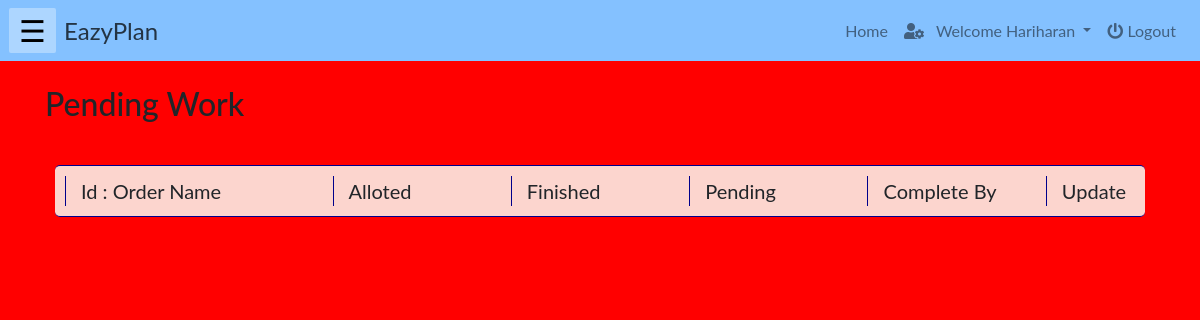
Page /php/pendingwork.php (signed in) on the earlier database version.
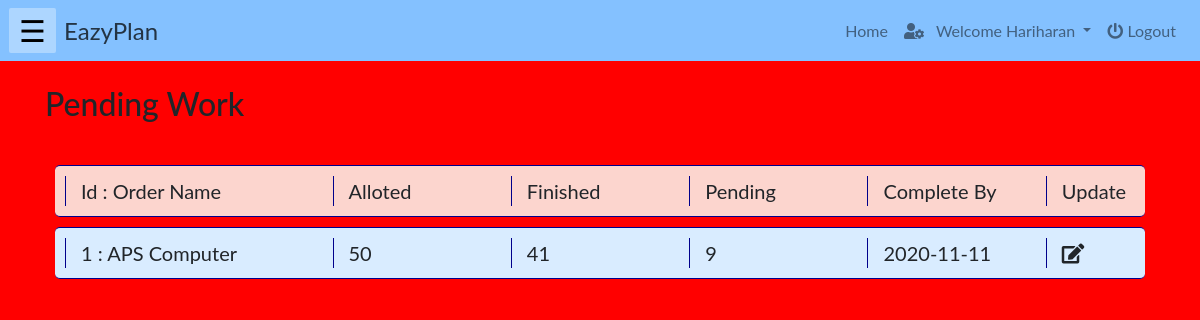
Same page on the later database version.
### tables this page shows
CREATE TABLE `workallocation` (
  `AllocID` int(11) NOT NULL,
  `WorkerID` int(11) NOT NULL,
  `OrderID` int(11) NOT NULL,
  `Quantity` int(11) NOT NULL,
  `CompleteBy` date NOT NULL
);

CREATE TABLE `allorder` (
  `orderID` int(10) NOT NULL,
  `name` varchar(100) NOT NULL,
  `description` varchar(1000) NOT NULL,
  `quantity` int(10) NOT NULL,
  `orderDate` date NOT NULL,
  `completionDate` date NOT NULL,
  `status` varchar(100) NOT NULL,
  `totalEstimatedAmt` int(100) NOT NULL,
  `advanceAmt` int(100) NOT NULL,
  `amtLeft` int(100) NOT NULL
);

CREATE TABLE `workerworkupdate` (
  `workerID` int(10) NOT NULL,
  `orderID` int(10) NOT NULL,
  `productQTY` int(30) NOT NULL,
  `updateTime` date NOT NULL DEFAULT current_timestamp(),
  `AllocID` int(11) NOT NULL
);

### php/pendingwork.php (the view, shortened to what this page needs)
<!DOCTYPE html>
<html lang="en">
    <?php
        include("../php/headLinks.php");
        if(isset($_SESSION["name"]) && ($_SESSION["role"]=='worker') ){
    ?>
    <body>
        <?php
            include("../php/navbar.php");
        ?>
        <div class="container">
        <br><h2>Pending Work</h2><br>
            <div class="row" id="heading">
                <div class="col-md-3" id="val" >Id : Order Name</div>
                <div class="col-md-2" id="val" >Alloted</div>
                <div class="col-md-2" id="val" >Finished</div>
                <div class="col-md-2" id="val" >Pending</div>
                <div class="col-md-2" id="val" >Complete By</div>
                <div class="col-md-1" id="val" >Update</div>
            </div>
            <?php
                include("../connection/config.php");
                $workerid = $_SESSION['userId'];
                $sql1 ="select w.AllocID, w.orderID, o.name as oname, w.Quantity, CompleteBy FROM workallocation w JOIN allorder o on w.orderID = o.orderID where WorkerID = $workerid";
                $requests = mysqli_query($db, $sql1);
                if (!$requests)
                {
                    printf("Error: %s\n", mysqli_error($db));
                    exit();
                }
                else{
                foreach($requests as $request)
                    {
                        $allocid = $request['AllocID'];
                        $sql2 ="select productQTY FROM workerworkupdate where WorkerID = $workerid and AllocID = $allocid";
                        $updates = mysqli_query($db, $sql2);
                        $completed = 0;
                        foreach($updates as $update)
                            $completed = $update['productQTY'];
            ?>
            <div class="row" id="item">
                <div class="col-md-3" id="val" ><?php echo $request['orderID']." : ".$request['oname']; ?></div>
                <div class="col-md-2" id="val" ><?php echo $request['Quantity']; ?></div>
                <div class="col-md-2" id="val" ><?php echo $completed; ?></div>
                <div class="col-md-2" id="val" ><?php echo $request['Quantity'] - $completed; ?></div>
                <div class="col-md-2" id="val" ><?php echo $request['CompleteBy']; ?></div>
                <div class="col-md-1" id="val" ><span class="fas fa-edit" aria-hidden="true" style="cursor:pointer;" onclick="updateWork(<?php echo $allocid; ?>);"></span></div>
            </div>
            <?php
                }
            }
            ?>
        </div>
    </body>
    <?php
        }
    else{
    echo "<h3 style='color:red'>Login to access the page...</h3>";
    echo "<a href='./login.php'>Click here to login</a>";}
    ?>
</html>

### php/headLinks.php (shortened to what this page needs)
<head>
		<link rel="stylesheet" href="https://use.fontawesome.com/releases/v5.7.0/css/all.css">
		<link rel="stylesheet" href="../css/homepagestaff.css">
		<link rel="stylesheet" href="../css/resource.css">
		<link rel="stylesheet" href="https://stackpath.bootstrapcdn.com/bootstrap/4.5.2/css/bootstrap.min.css">
		<link rel="stylesheet" type="text/css" href="./homepagestaff.css" type="text/css">
    </head>

### php/navbar.php (shortened to what this page needs)
<nav class="navbar navbar-expand-lg navbar-light navcolor" style="z-index: 1;">
    <span class="sideNavButton" onclick="openNav()">&#9776;</span>&nbsp;&nbsp;
    <?php
        if(isset($_SESSION["name"]) && ($_SESSION["role"]=='staff')){
    ?>
    <a class=" brand" href="./homepagestaff.php">EazyPlan</a>
    <?php
        }
        else if(isset($_SESSION["name"]) && ($_SESSION["role"]=='worker')){
    ?>
    <a class=" brand" href="./homepageworker.php">EazyPlan</a>
    <?php
        }
        else if(isset($_SESSION["name"]) && ($_SESSION["role"]=='admin')){
    ?>
    <a class=" brand" href="./homepageAdmin.php">EazyPlan</a>
    <?php
        }
    ?>
    <div class="collapse navbar-collapse" id="navbarSupportedContent">
        <ul class="navbar-nav ml-auto">
        <li class="nav-item ">
            <?php
                if(isset($_SESSION["name"]) && ($_SESSION["role"]=='staff')){
            ?>
            <a class="nav-link" href="./homepagestaff.php">Home</a>
            <?php
                }
                else if(isset($_SESSION["name"]) && ($_SESSION["role"]=='worker')){
            ?>
            <a class="nav-link" href="./homepageworker.php">Home</a>
            <?php
                }
            ?>
        </li>
        <li class="nav-item dropdown">
            <a class="nav-link dropdown-toggle" href="#" id="navbarDropdown" role="button" data-toggle="dropdown" aria-haspopup="true" aria-expanded="false">
                <span class="fas fa-user-cog" aria-hidden="true"></span>&nbsp;&nbsp; <?php echo "Welcome ".$_SESSION["name"]; ?>
            </a>
        </li>
        <li class="nav-item">
            <a class="nav-link" href="./logout.php">
                <span class="fas fa-power-off" aria-hidden="true"></span>&nbsp;Logout
            </a>
        </li>
        </ul>
    </div>
</nav>

### css/homepagestaff.css (style rules this page uses)
body { background-color: red; font-family: "Lato", sans-serif; }
.brand { color:#243444; font-size: x-large; text-decoration: none; }
nav { color: #000000; }
.navcolor { background-color: #84C1FF; opacity: 1.0; }
.sideNavButton { margin-left: -7px; font-size:30px; cursor:pointer; color: #000000; background-color: #ffffff55; padding: 0px 10px 0px 10px; border-radius: 2px; }

### css/resource.css (style rules this page uses)
#item { border-bottom:1px solid darkblue; border-top:1px solid darkblue; border-radius:5px; padding: 10px; margin:10px; font-size: 20px; background-color: #d9ecff; }
.col-md-3 { border-left:1px solid darkblue; }
.col-md-2 { border-left:1px solid darkblue; }
.col-md-1 { border-left:1px solid darkblue; }
#heading { background-color: rgb(252, 213, 206); border-bottom:1px solid darkblue; border-top:1px solid darkblue; border-radius:5px; padding: 10px; margin:10px; font-size: 20px; }

Differences in the rows shown:
added workallocation: OrderID "1", OrderID.name "APS Computer", Quantity "50", workerworkupdate.productQTY "41", $request['Quantity']-$completed "9", CompleteBy "2020-11-11"
